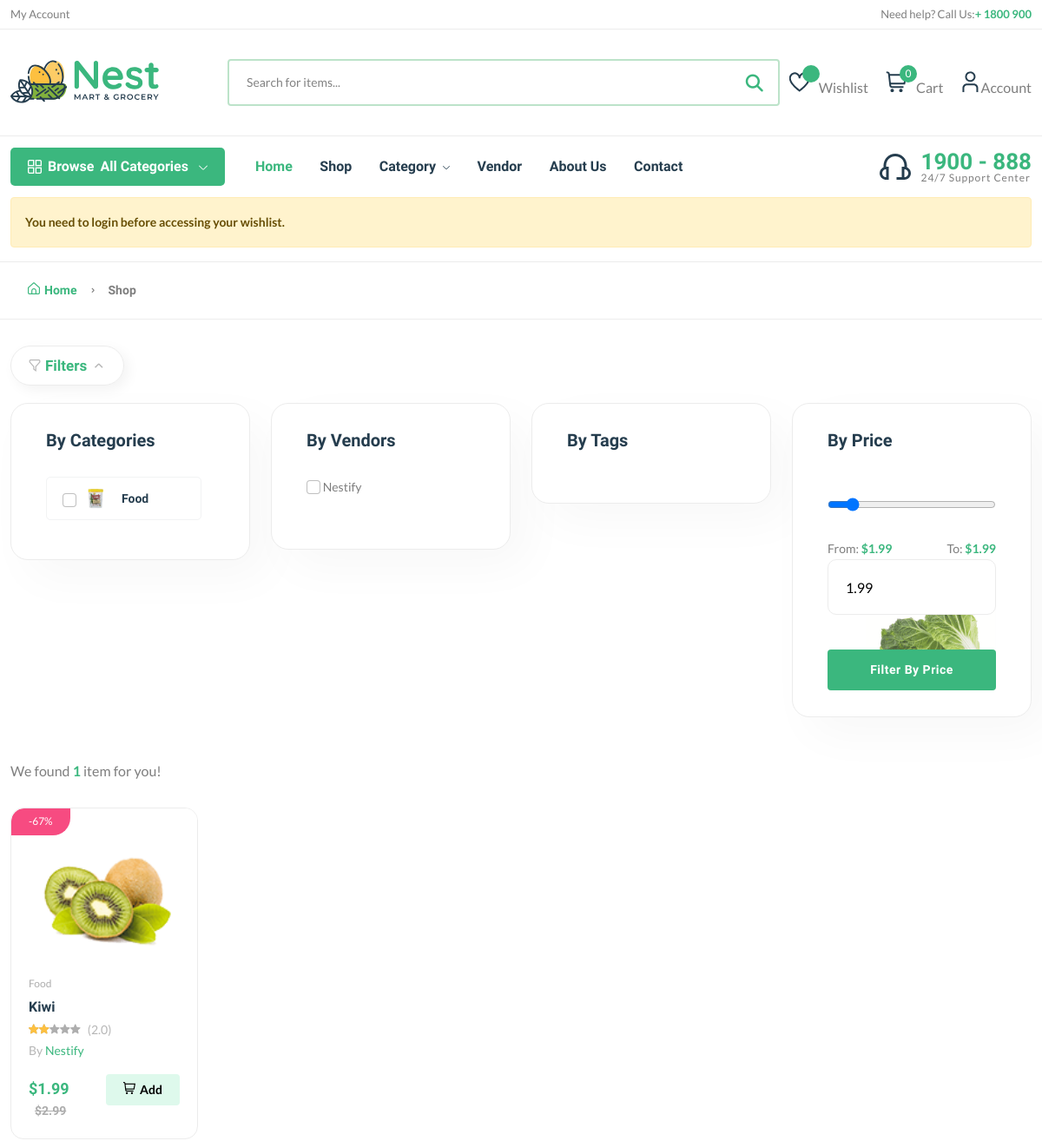
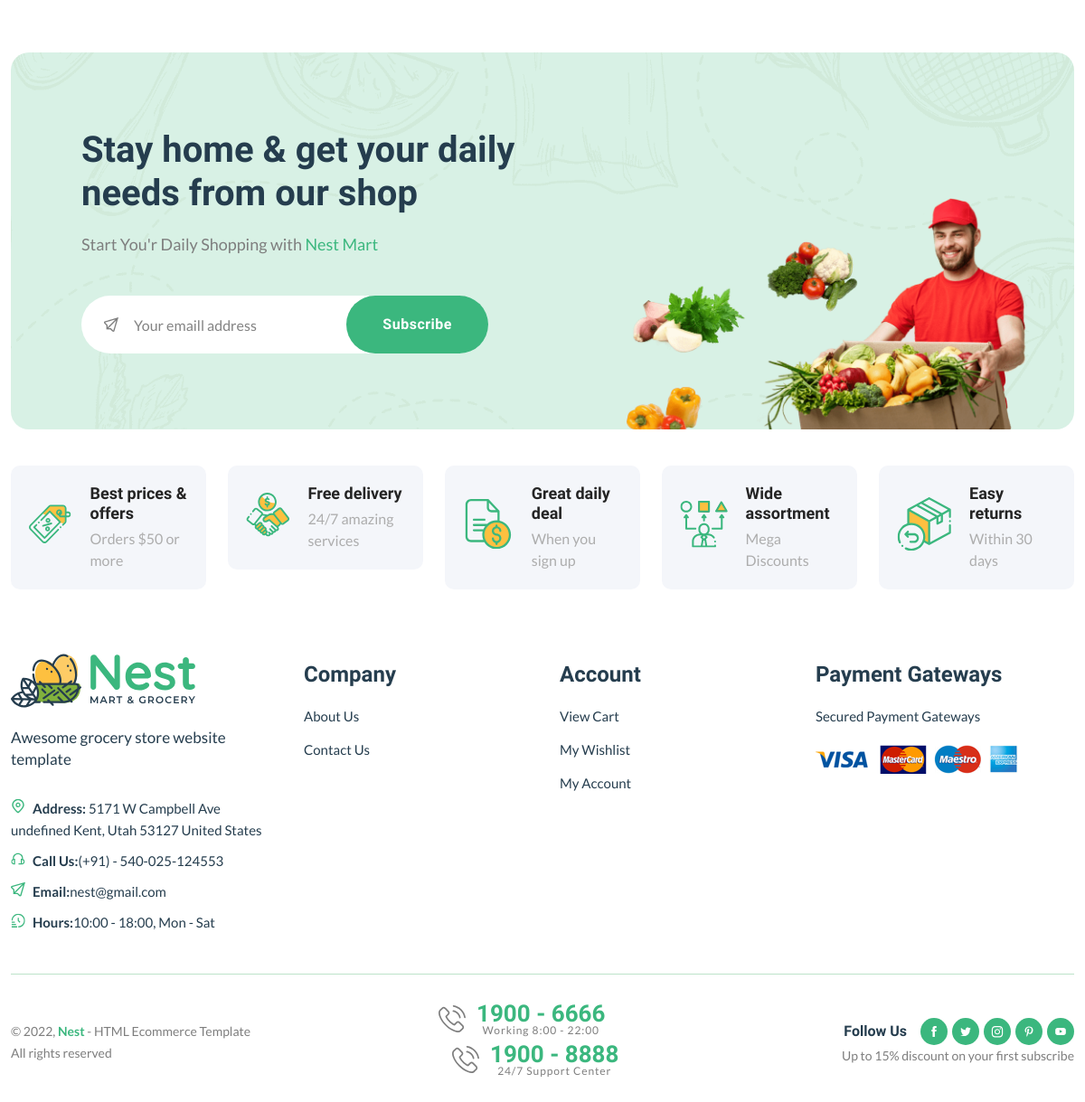
Screenshot of /products/ with the database file from the repository (2 pictures, top to bottom).
### core/models.py (models this page shows, shortened)
class Category(models.Model):
    cid = ShortUUIDField(unique=True, length=10, max_length=30, prefix="cat", alphabet="abcdefgh12345")
    title = models.CharField(max_length=100, default="Food")
    image = models.ImageField(upload_to="category", default="category.jpg")
    class Meta:
        verbose_name_plural = "Categories"

class Vendor(models.Model):
    vid = ShortUUIDField(unique=True, length=10, max_length=30, prefix="ven", alphabet="abcdefgh12345")
    title = models.CharField(max_length=100, default="Nestify")
    image = models.ImageField(upload_to="user_directory_path", default="vendor.jpg")
    cover_image = models.ImageField(upload_to="user_directory_path", default="vendor.jpg")
    description = RichTextUploadingField(null=True, blank=True, default="I am an amazing vendor")
    address=models.CharField(max_length=100, default="123 Main street")
    contact=models.CharField(max_length=100, default="123 345 5353")
    chat_resp_time = models.CharField(max_length=100, default="1")
    shipping_on_time = models.CharField(max_length=100, default="100")
    authentic_rating = models.CharField(max_length=100, default="100")
    days_return = models.CharField(max_length=100, default="100")
    warranty_period = models.CharField(max_length=100, default="100")
    avg_rating = models.IntegerField(default=0,null=True, blank=True)
    user = models.ForeignKey(User, on_delete=models.CASCADE)
    date = models.DateTimeField(auto_now_add=True, null=True, blank=True)
    class Meta:
        verbose_name_plural = "Vendors"

class Product(models.Model):
    pid = ShortUUIDField(unique=True, length=10, max_length=30, prefix="pid", alphabet="abcdefgh12345")
    title = models.CharField(max_length=100, default="Fresh Pear")
    image = models.ImageField(upload_to="user_directory_path", default="product.jpg")
    description = RichTextUploadingField(null=True, blank=True, default="This is the product")
    user = models.ForeignKey(User, on_delete=models.CASCADE)
    category = models.ForeignKey(Category, on_delete=models.SET_NULL, null=True, related_name="category")
    vendor = models.ForeignKey(Vendor, on_delete=models.SET_NULL, null=True, related_name="vendor")
    price = models.DecimalField(max_digits=999999999, decimal_places=2, default="1.99")
    old_price = models.DecimalField(max_digits=999999999, decimal_places=2, default="2.99")
    specifications = RichTextUploadingField(null=True, blank=True)
    type = models.CharField(max_length=100, default="Organic",null=True, blank=True)
    stock_count = models.IntegerField(default=0)
    life = models.CharField(max_length=100, default="100 Days",null=True, blank=True)
    mfd = models.DateTimeField(auto_now_add=False, null=True, blank=True)
    tags = TaggableManager(blank=True)
    product_status = models.CharField(choices=STATUS, max_length=10, default="in_review")
    status = models.BooleanField(default=True)
    in_stock = models.BooleanField(default=True)
    featured = models.BooleanField(default=False)
    digital = models.BooleanField(default=False)
    sku = ShortUUIDField(unique=True, length=4, max_length=10, prefix="sku", alphabet="1234567890")
    date = models.DateTimeField(auto_now_add=True)
    updated = models.DateTimeField(null=True, blank=True)
    class Meta:
        verbose_name_plural = "Products"
    def get_percentage(self):
        new_price = (self.price / self.old_price) * 100
        return new_price

### core/views.py (the view)
# urls.py: path("products/", product_list_view, name="product-list"),
def product_list_view(request):
    products = Product.objects.filter(product_status="published")
    tag = Tag.objects.all()
    feature_pro_ratings = {}
    for product in products:
            average_rating = ProductReview.objects.filter(product=product).aggregate(rating=Avg("rating"))
            access_average = average_rating['rating'] if average_rating is not None else 0
            average_rating_percentage = (access_average/5)*100 if access_average is not None else 0
            print(product.id)
            feature_pro_ratings[product.id] = {
                'average_rating_percentage': average_rating_percentage,
                'access_average':access_average
            }
    context = {
        "products": products,
        "feature_pro_ratings":feature_pro_ratings,
        "tag":tag,
    }
    return render(request, 'core/product-list.html', context)

### core/context_processor.py (called while the page is built)
def default(request):
    categories = Category.objects.all().annotate(product_count=Count('category'))
    min_max_price = Product.objects.aggregate(Min("price"),Max("price"))
    try:
        wishlist = wishlist_model.objects.filter(user=request.user)
    except:
        messages.warning(request, "You need to login before accessing your wishlist.")
        wishlist = 0
    try:
        address = Address.objects.get(user=request.user)
    except:
        address = None
    vendor = Vendor.objects.all()
    return{
        'wishlist': wishlist,
        'categories': categories,
        'address':address,
        'vendor':vendor,
        'min_max_price':min_max_price,
    }

### templates/core/product-list.html (shortened to what this page needs)
{% extends 'partial/base.html' %}
{% load static %}
{% block content %}
    <main class="main">
        <div class="page-header breadcrumb-wrap">
            <div class="container">
                <div class="breadcrumb">
                    <a href="index.html" rel="nofollow"><i class="fi-rs-home mr-5"></i>Home</a>
                    <span></span> Shop
                </div>
            </div>
        </div>
        <div class="container mb-30 mt-30">
            <div class="row">
                <div class="col-lg-12">
                    <a class="shop-filter-toogle" href="#">
                        <span class="fi-rs-filter mr-5"></span>
                        Filters
                        <i class="fi-rs-angle-small-up angle-up"></i>
                    </a>
                    <div class="shop-product-fillter-header">
                        <div class="row">
                            <div class="col-xl-3 col-lg-6 col-md-6 mb-lg-0 mb-md-2 mb-sm-2">
                                <div class="card">
                                    <h5 class="mb-30">By Categories</h5>
                                    <div class="categories-dropdown-wrap font-heading">
                                        <ul>
                                            {% for c in categories %}
                                            <li>
                                                <input class="form-check-input filter-checkbox" data-filter="category" type="checkbox" name="checkbox" id="exampleCheckbox2" value="{{c.id}}" />
                                                <a href="{% url 'core:category-product-list' c.cid %}"> <img src="{{ c.image.url }}" alt="" />{{c.title}}</a>
                                            </li>
                                            {% endfor %}
                                        </ul>
                                    </div>
                                </div>
                            </div>
                            <div class="col-xl-3 col-lg-6 col-md-6 mb-lg-0 mb-md-2 mb-sm-2">
                                <div class="card">
                                    <h5 class="mb-30">By Vendors</h5>
                                    <div class="d-flex">
                                        <div class="customeee-checkbox mr-80">
                                            {% for v in vendor %}
                                            <input class="form-check-input filter-checkbox" data-filter="vendor" type="checkbox" name="checkbox" id="exampleCheckbox1" value="{{v.id}}" />
                                            <label class="form-check-label" for="exampleCheckbox1"><span>{{v.title}}</span></label>
                                            <br><br>
                                            {% endfor %}
                                        </div>
                                    </div>
                                </div>
                            </div>
                            <div class="col-xl-3 col-lg-6 col-md-6 mb-lg-0 mb-md-2 mb-sm-2">
                                <div class="card">
                                    <h5 class="mb-30">By Tags</h5>
                                </div>
                            </div>
                            <div class="col-xl-3 col-lg-6 col-md-6 mb-lg-0 mb-md-5 mb-sm-5">
                                <div class="card">
                                    <h5 class="mb-10">By Price</h5>
                                    <div class="sidebar-widget price_range range">
                                        <div class="price-filter mb-20">
                                            <div class="price-filter-inner">
                                                <input type="range" id="range" class="slider-range" min="{{min_max_price.price__min}}" max="{{min_max_price.price__max}}" oninput="max_price.value=this.value" value="{{ min_max_price.price__min}}">
                                                <div class="d-flex justify-content-between">
                                                    <div class="caption">From: <strong id="slider-range-value1" class="text-brand">${{min_max_price.price__min|floatformat:2}}</strong></div>
                                                    <div class="caption">To: <strong id="slider-range-value2" class="text-brand">${{min_max_price.price__max| floatformat:2}}</strong></div>
                                                </div>
                                                <input id="max_price" class="form-check-ifnput" min="{{min_max_price.price__min}}" max="{{min_max_price.price__max}}" placeholder="Current Price" type="number" onkeyup="range.value=this.value" name="checkbox" value="{{ min_max_price.price__min|floatformat:2 }}">
                                            </div>
                                        </div>
                                        <div class="custome-checkbox">
                                            <button class="btn mt-20 w-100" id="price-filter-btn">Filter By Price</button>
                                        </div>
                                    </div>
                                </div>
                            </div>
                        </div>
                    </div>
                </div>
                <div class="col-12" id="filtered-product">
                    <div class="shop-product-fillter">
                        <div class="totall-product">
                            <p>We found <strong class="text-brand">{{products.count}}</strong> item{{products.count|pluralize}} for you!</p>
                        </div>
                    </div>
                    <div class="row product-grid" id="filtered-product">
                        {% for p in products %}
                            <div class="col-lg-1-5 col-md-4 col-12 col-sm-6">
                                <div class="product-cart-wrap mb-30">
                                    <div class="product-img-action-wrap">
                                        <div class="product-img product-img-zoom">
                                            <a href="{% url 'core:product-detail' p.pid %}">
                                                <img class="default-img" src="{{p.image.url}}" alt="" />
                                            </a>
                                        </div>
                                        <div class="product-badges product-badges-position product-badges-mrg">
                                            <span class="hot">-{{p.get_percentage|floatformat:0}}%</span>
                                        </div>
                                    </div>
                                    <div class="product-content-wrap">
                                        <div class="product-category">
                                            <a href="{% url 'core:category-product-list' p.category.cid %}">{{p.category.title}}</a>
                                        </div>
                                        <h2><a href="{% url 'core:product-detail' p.pid %}">{{p.title}}</a></h2>
                                        <div class="product-rate-cover">
                                            {% for product_id, data in feature_pro_ratings.items %}
                                                {% if product_id == p.id %}
                                                    <div class="product-rate d-inline-block">
                                                        <div class="product-rating" style="width: {{ data.average_rating_percentage }}%"></div>
                                                    </div>
                                                    <span class="font-small ml-5 text-muted"> ({{ data.access_average }})</span>
                                                {% endif %}
                                            {% endfor %}
                                        </div>
                                        <div>
                                            <span class="font-small text-muted">By <a href="{% url 'core:vendor-detail' p.vendor.vid %}">{{p.vendor.title}}</a></span>
                                        </div>
                                        <div class="product-card-bottom">
                                            <div class="product-price">
                                                <span>$</span><span class="current-product-price-{{ p.id}}">{{p.price}}</span>
                                                <span class="old-price">${{p.old_price}}</span>
                                            </div>
                                            <div class="add-cart">
                                                <button class="add add-to-cart-btn" id="add-to-cart-btn" style="border: none;" data-index="{{p.id}}" ><i class="fi-rs-shopping-cart mr-5" ></i>Add</button>
                                            </div>
                                        </div>
                                    </div>
                                </div>
                            </div>
                        {% endfor %}
                    </div>
                </div>
            </div>
        </div>
    </main>
{% endblock content %}

### rows the page displays
Category: image (picture), title "Food"
Vendor: title "Nestify"
Product: image (picture), get_percentage "67", category "Food", title "Kiwi", access_average "2.0", vendor "Nestify", price "1.99", old_price "2.99"

### other values shown
{{ request.session.cart_data_obj|length }} "0"
{{ message }} "You need to login before accessing your wishlist."
{{ min_max_price.price__min|floatformat:2 }} "1.99"
{{ min_max_price.price__max| floatformat:2 }} "1.99"
{{ products.count }} "1"
